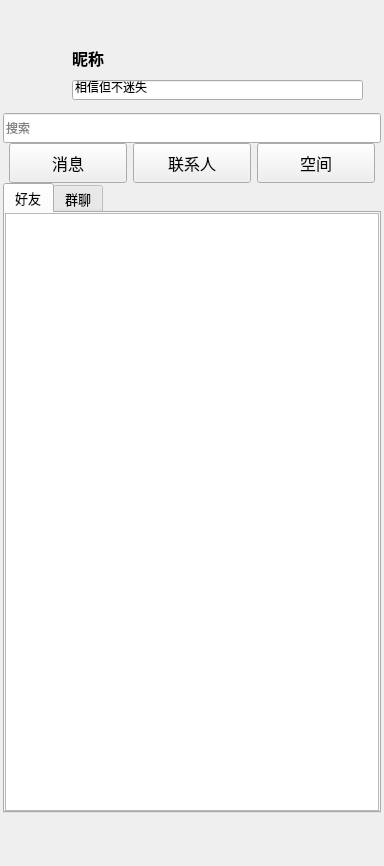
<?xml version="1.0" encoding="UTF-8"?>
<ui version="4.0">
 <class>MainWidget</class>
 <widget class="QWidget" name="MainWidget">
  <property name="geometry">
   <rect>
    <x>0</x>
    <y>0</y>
    <width>384</width>
    <height>866</height>
   </rect>
  </property>
  <property name="minimumSize">
   <size>
    <width>288</width>
    <height>588</height>
   </size>
  </property>
  <property name="maximumSize">
   <size>
    <width>605</width>
    <height>1080</height>
   </size>
  </property>
  <property name="windowTitle">
   <string>Form</string>
  </property>
  <layout class="QGridLayout" name="gridLayout_3">
   <property name="leftMargin">
    <number>3</number>
   </property>
   <property name="topMargin">
    <number>3</number>
   </property>
   <property name="rightMargin">
    <number>3</number>
   </property>
   <property name="bottomMargin">
    <number>3</number>
   </property>
   <property name="spacing">
    <number>0</number>
   </property>
   <item row="0" column="0">
    <widget class="QWidget" name="widgetMain" native="true">
     <property name="sizePolicy">
      <sizepolicy hsizetype="Preferred" vsizetype="Preferred">
       <horstretch>0</horstretch>
       <verstretch>0</verstretch>
      </sizepolicy>
     </property>
     <layout class="QGridLayout" name="gridLayout_2">
      <property name="leftMargin">
       <number>0</number>
      </property>
      <property name="topMargin">
       <number>0</number>
      </property>
      <property name="rightMargin">
       <number>0</number>
      </property>
      <property name="bottomMargin">
       <number>0</number>
      </property>
      <property name="spacing">
       <number>0</number>
      </property>
      <item row="0" column="0">
       <widget class="QWidget" name="widgetTop" native="true">
        <property name="sizePolicy">
         <sizepolicy hsizetype="Preferred" vsizetype="Fixed">
          <horstretch>0</horstretch>
          <verstretch>0</verstretch>
         </sizepolicy>
        </property>
        <property name="minimumSize">
         <size>
          <width>0</width>
          <height>140</height>
         </size>
        </property>
        <property name="maximumSize">
         <size>
          <width>16777215</width>
          <height>140</height>
         </size>
        </property>
        <property name="styleSheet">
         <string notr="true"/>
        </property>
        <layout class="QGridLayout" name="gridLayout_4">
         <property name="leftMargin">
          <number>0</number>
         </property>
         <property name="topMargin">
          <number>0</number>
         </property>
         <property name="rightMargin">
          <number>0</number>
         </property>
         <property name="bottomMargin">
          <number>0</number>
         </property>
         <property name="verticalSpacing">
          <number>0</number>
         </property>
         <item row="2" column="0">
          <widget class="QWidget" name="widgetLineEdit" native="true">
           <property name="sizePolicy">
            <sizepolicy hsizetype="Preferred" vsizetype="Fixed">
             <horstretch>0</horstretch>
             <verstretch>0</verstretch>
            </sizepolicy>
           </property>
           <property name="minimumSize">
            <size>
             <width>0</width>
             <height>30</height>
            </size>
           </property>
           <property name="maximumSize">
            <size>
             <width>16777215</width>
             <height>30</height>
            </size>
           </property>
           <layout class="QGridLayout" name="gridLayout">
            <property name="leftMargin">
             <number>0</number>
            </property>
            <property name="topMargin">
             <number>0</number>
            </property>
            <property name="rightMargin">
             <number>0</number>
            </property>
            <property name="bottomMargin">
             <number>0</number>
            </property>
            <property name="spacing">
             <number>0</number>
            </property>
            <item row="0" column="0">
             <widget class="QLineEdit" name="lineEditSearch">
              <property name="sizePolicy">
               <sizepolicy hsizetype="Expanding" vsizetype="Fixed">
                <horstretch>0</horstretch>
                <verstretch>0</verstretch>
               </sizepolicy>
              </property>
              <property name="minimumSize">
               <size>
                <width>0</width>
                <height>30</height>
               </size>
              </property>
              <property name="maximumSize">
               <size>
                <width>16777215</width>
                <height>30</height>
               </size>
              </property>
              <property name="placeholderText">
               <string>搜索</string>
              </property>
              <property name="clearButtonEnabled">
               <bool>true</bool>
              </property>
             </widget>
            </item>
           </layout>
          </widget>
         </item>
         <item row="0" column="0">
          <widget class="QWidget" name="widgetTopBar" native="true">
           <property name="minimumSize">
            <size>
             <width>0</width>
             <height>32</height>
            </size>
           </property>
           <property name="maximumSize">
            <size>
             <width>16777215</width>
             <height>32</height>
            </size>
           </property>
           <layout class="QHBoxLayout" name="horizontalLayout">
            <property name="spacing">
             <number>0</number>
            </property>
            <property name="leftMargin">
             <number>0</number>
            </property>
            <property name="topMargin">
             <number>0</number>
            </property>
            <property name="rightMargin">
             <number>0</number>
            </property>
            <property name="bottomMargin">
             <number>0</number>
            </property>
            <item>
             <spacer name="horizontalSpacer">
              <property name="orientation">
               <enum>Qt::Horizontal</enum>
              </property>
              <property name="sizeHint" stdset="0">
               <size>
                <width>311</width>
                <height>20</height>
               </size>
              </property>
             </spacer>
            </item>
            <item>
             <widget class="QToolButton" name="toolButtonSkin">
              <property name="minimumSize">
               <size>
                <width>32</width>
                <height>32</height>
               </size>
              </property>
              <property name="maximumSize">
               <size>
                <width>32</width>
                <height>32</height>
               </size>
              </property>
              <property name="toolTip">
               <string>个性装扮</string>
              </property>
              <property name="text">
               <string/>
              </property>
              <property name="icon">
               <iconset resource="res.qrc">
                <normaloff>:/main/res/main/skin.png</normaloff>:/main/res/main/skin.png</iconset>
              </property>
              <property name="autoRaise">
               <bool>true</bool>
              </property>
             </widget>
            </item>
            <item>
             <widget class="QToolButton" name="toolButtonEmail">
              <property name="minimumSize">
               <size>
                <width>32</width>
                <height>32</height>
               </size>
              </property>
              <property name="maximumSize">
               <size>
                <width>32</width>
                <height>32</height>
               </size>
              </property>
              <property name="toolTip">
               <string>MQ邮箱</string>
              </property>
              <property name="text">
               <string/>
              </property>
              <property name="icon">
               <iconset resource="res.qrc">
                <normaloff>:/main/res/main/email.png</normaloff>:/main/res/main/email.png</iconset>
              </property>
              <property name="autoRaise">
               <bool>true</bool>
              </property>
             </widget>
            </item>
            <item>
             <widget class="QToolButton" name="toolButtonAdd">
              <property name="minimumSize">
               <size>
                <width>32</width>
                <height>32</height>
               </size>
              </property>
              <property name="maximumSize">
               <size>
                <width>32</width>
                <height>32</height>
               </size>
              </property>
              <property name="toolTip">
               <string>界面管理器</string>
              </property>
              <property name="text">
               <string/>
              </property>
              <property name="icon">
               <iconset resource="res.qrc">
                <normaloff>:/main/res/main/main-add.png</normaloff>:/main/res/main/main-add.png</iconset>
              </property>
              <property name="autoRaise">
               <bool>true</bool>
              </property>
             </widget>
            </item>
            <item>
             <widget class="QToolButton" name="toolButtonMore">
              <property name="minimumSize">
               <size>
                <width>32</width>
                <height>32</height>
               </size>
              </property>
              <property name="maximumSize">
               <size>
                <width>32</width>
                <height>32</height>
               </size>
              </property>
              <property name="text">
               <string/>
              </property>
              <property name="icon">
               <iconset resource="res.qrc">
                <normaloff>:/main/res/main/main-more.png</normaloff>:/main/res/main/main-more.png</iconset>
              </property>
              <property name="autoRaise">
               <bool>true</bool>
              </property>
             </widget>
            </item>
            <item>
             <widget class="QToolButton" name="toolButtonMin">
              <property name="minimumSize">
               <size>
                <width>32</width>
                <height>32</height>
               </size>
              </property>
              <property name="maximumSize">
               <size>
                <width>32</width>
                <height>32</height>
               </size>
              </property>
              <property name="toolTip">
               <string>最小化</string>
              </property>
              <property name="text">
               <string/>
              </property>
              <property name="icon">
               <iconset resource="res.qrc">
                <normaloff>:/main/res/main/main-min.png</normaloff>:/main/res/main/main-min.png</iconset>
              </property>
              <property name="autoRaise">
               <bool>true</bool>
              </property>
             </widget>
            </item>
            <item>
             <widget class="QToolButton" name="toolButtonClose">
              <property name="minimumSize">
               <size>
                <width>32</width>
                <height>32</height>
               </size>
              </property>
              <property name="maximumSize">
               <size>
                <width>32</width>
                <height>32</height>
               </size>
              </property>
              <property name="toolTip">
               <string>关闭</string>
              </property>
              <property name="text">
               <string/>
              </property>
              <property name="icon">
               <iconset resource="res.qrc">
                <normaloff>:/main/res/main/main-close.png</normaloff>:/main/res/main/main-close.png</iconset>
              </property>
              <property name="autoRaise">
               <bool>true</bool>
              </property>
             </widget>
            </item>
           </layout>
          </widget>
         </item>
         <item row="1" column="0">
          <widget class="QWidget" name="widgetTopMain" native="true">
           <widget class="QLabel" name="labelHead">
            <property name="geometry">
             <rect>
              <x>9</x>
              <y>12</y>
              <width>54</width>
              <height>54</height>
             </rect>
            </property>
            <property name="minimumSize">
             <size>
              <width>54</width>
              <height>54</height>
             </size>
            </property>
            <property name="maximumSize">
             <size>
              <width>54</width>
              <height>54</height>
             </size>
            </property>
            <property name="text">
             <string/>
            </property>
           </widget>
           <widget class="QLabel" name="labelNickname">
            <property name="geometry">
             <rect>
              <x>69</x>
              <y>13</y>
              <width>45</width>
              <height>20</height>
             </rect>
            </property>
            <property name="sizePolicy">
             <sizepolicy hsizetype="Expanding" vsizetype="Preferred">
              <horstretch>0</horstretch>
              <verstretch>0</verstretch>
             </sizepolicy>
            </property>
            <property name="minimumSize">
             <size>
              <width>0</width>
              <height>20</height>
             </size>
            </property>
            <property name="maximumSize">
             <size>
              <width>16777215</width>
              <height>20</height>
             </size>
            </property>
            <property name="font">
             <font>
              <pointsize>12</pointsize>
              <weight>75</weight>
              <bold>true</bold>
             </font>
            </property>
            <property name="text">
             <string>昵称</string>
            </property>
           </widget>
           <widget class="QLineEdit" name="lineEditSignature">
            <property name="geometry">
             <rect>
              <x>69</x>
              <y>45</y>
              <width>291</width>
              <height>20</height>
             </rect>
            </property>
            <property name="text">
             <string>相信但不迷失</string>
            </property>
           </widget>
          </widget>
         </item>
        </layout>
       </widget>
      </item>
      <item row="1" column="0">
       <widget class="QWidget" name="widgetMiddle" native="true">
        <layout class="QGridLayout" name="gridLayout_5">
         <property name="leftMargin">
          <number>0</number>
         </property>
         <property name="topMargin">
          <number>0</number>
         </property>
         <property name="rightMargin">
          <number>0</number>
         </property>
         <property name="bottomMargin">
          <number>0</number>
         </property>
         <property name="spacing">
          <number>0</number>
         </property>
         <item row="0" column="0">
          <widget class="QWidget" name="widgetMiddleTop" native="true">
           <property name="sizePolicy">
            <sizepolicy hsizetype="Preferred" vsizetype="Fixed">
             <horstretch>0</horstretch>
             <verstretch>0</verstretch>
            </sizepolicy>
           </property>
           <property name="minimumSize">
            <size>
             <width>0</width>
             <height>40</height>
            </size>
           </property>
           <property name="maximumSize">
            <size>
             <width>16777215</width>
             <height>40</height>
            </size>
           </property>
           <layout class="QGridLayout" name="gridLayout_6">
            <property name="leftMargin">
             <number>6</number>
            </property>
            <property name="topMargin">
             <number>0</number>
            </property>
            <property name="rightMargin">
             <number>6</number>
            </property>
            <property name="bottomMargin">
             <number>0</number>
            </property>
            <property name="horizontalSpacing">
             <number>6</number>
            </property>
            <property name="verticalSpacing">
             <number>0</number>
            </property>
            <item row="0" column="0">
             <widget class="QPushButton" name="pushButtonMessage">
              <property name="minimumSize">
               <size>
                <width>0</width>
                <height>40</height>
               </size>
              </property>
              <property name="maximumSize">
               <size>
                <width>16777215</width>
                <height>40</height>
               </size>
              </property>
              <property name="font">
               <font>
                <family>微软雅黑</family>
                <pointsize>12</pointsize>
               </font>
              </property>
              <property name="text">
               <string>消息</string>
              </property>
              <property name="checkable">
               <bool>true</bool>
              </property>
              <property name="checked">
               <bool>false</bool>
              </property>
              <property name="flat">
               <bool>false</bool>
              </property>
             </widget>
            </item>
            <item row="0" column="1">
             <widget class="QPushButton" name="pushButtonLinkman">
              <property name="minimumSize">
               <size>
                <width>0</width>
                <height>40</height>
               </size>
              </property>
              <property name="maximumSize">
               <size>
                <width>16777215</width>
                <height>40</height>
               </size>
              </property>
              <property name="font">
               <font>
                <family>微软雅黑</family>
                <pointsize>12</pointsize>
               </font>
              </property>
              <property name="text">
               <string>联系人</string>
              </property>
              <property name="checkable">
               <bool>true</bool>
              </property>
              <property name="autoDefault">
               <bool>false</bool>
              </property>
              <property name="default">
               <bool>false</bool>
              </property>
             </widget>
            </item>
            <item row="0" column="2">
             <widget class="QPushButton" name="pushButtonSpace">
              <property name="minimumSize">
               <size>
                <width>0</width>
                <height>40</height>
               </size>
              </property>
              <property name="maximumSize">
               <size>
                <width>16777215</width>
                <height>40</height>
               </size>
              </property>
              <property name="font">
               <font>
                <family>微软雅黑</family>
                <pointsize>12</pointsize>
               </font>
              </property>
              <property name="text">
               <string>空间</string>
              </property>
              <property name="checkable">
               <bool>true</bool>
              </property>
             </widget>
            </item>
           </layout>
          </widget>
         </item>
         <item row="1" column="0">
          <widget class="QWidget" name="widgetMiddleBottom" native="true">
           <layout class="QGridLayout" name="gridLayout_7">
            <property name="leftMargin">
             <number>0</number>
            </property>
            <property name="topMargin">
             <number>0</number>
            </property>
            <property name="rightMargin">
             <number>0</number>
            </property>
            <property name="bottomMargin">
             <number>0</number>
            </property>
            <property name="spacing">
             <number>0</number>
            </property>
            <item row="0" column="0">
             <widget class="AnimationStackedWidget" name="stackedWidget">
              <property name="currentIndex">
               <number>1</number>
              </property>
              <widget class="QWidget" name="pageMessage">
               <layout class="QGridLayout" name="gridLayout_8">
                <property name="leftMargin">
                 <number>0</number>
                </property>
                <property name="topMargin">
                 <number>0</number>
                </property>
                <property name="rightMargin">
                 <number>0</number>
                </property>
                <property name="bottomMargin">
                 <number>0</number>
                </property>
                <property name="spacing">
                 <number>0</number>
                </property>
                <item row="0" column="0">
                 <widget class="QListWidget" name="listWidgetMessage"/>
                </item>
               </layout>
              </widget>
              <widget class="QWidget" name="pageLinkman">
               <layout class="QGridLayout" name="gridLayout_9">
                <property name="leftMargin">
                 <number>0</number>
                </property>
                <property name="topMargin">
                 <number>0</number>
                </property>
                <property name="rightMargin">
                 <number>0</number>
                </property>
                <property name="bottomMargin">
                 <number>0</number>
                </property>
                <property name="spacing">
                 <number>0</number>
                </property>
                <item row="0" column="0">
                 <widget class="QTabWidget" name="tabWidgetLinkman">
                  <property name="font">
                   <font>
                    <family>微软雅黑</family>
                    <pointsize>10</pointsize>
                   </font>
                  </property>
                  <property name="currentIndex">
                   <number>0</number>
                  </property>
                  <widget class="QWidget" name="tabFriend">
                   <attribute name="title">
                    <string>好友</string>
                   </attribute>
                   <layout class="QGridLayout" name="gridLayout_10">
                    <property name="leftMargin">
                     <number>0</number>
                    </property>
                    <property name="topMargin">
                     <number>0</number>
                    </property>
                    <property name="rightMargin">
                     <number>0</number>
                    </property>
                    <property name="bottomMargin">
                     <number>0</number>
                    </property>
                    <property name="spacing">
                     <number>0</number>
                    </property>
                    <item row="0" column="0">
                     <widget class="QTreeWidget" name="treeWidgetFriend">
                      <attribute name="headerVisible">
                       <bool>false</bool>
                      </attribute>
                      <column>
                       <property name="text">
                        <string notr="true">1</string>
                       </property>
                      </column>
                     </widget>
                    </item>
                   </layout>
                  </widget>
                  <widget class="QWidget" name="tabGroup">
                   <attribute name="title">
                    <string>群聊</string>
                   </attribute>
                   <layout class="QGridLayout" name="gridLayout_11">
                    <property name="leftMargin">
                     <number>0</number>
                    </property>
                    <property name="topMargin">
                     <number>0</number>
                    </property>
                    <property name="rightMargin">
                     <number>0</number>
                    </property>
                    <property name="bottomMargin">
                     <number>0</number>
                    </property>
                    <property name="spacing">
                     <number>0</number>
                    </property>
                    <item row="0" column="0">
                     <widget class="QTreeWidget" name="treeWidgetGroup">
                      <attribute name="headerVisible">
                       <bool>false</bool>
                      </attribute>
                      <column>
                       <property name="text">
                        <string notr="true">1</string>
                       </property>
                      </column>
                     </widget>
                    </item>
                   </layout>
                  </widget>
                 </widget>
                </item>
               </layout>
              </widget>
              <widget class="QWidget" name="pageSpace"/>
             </widget>
            </item>
           </layout>
          </widget>
         </item>
        </layout>
       </widget>
      </item>
      <item row="2" column="0">
       <widget class="QWidget" name="widgetBottom" native="true">
        <property name="sizePolicy">
         <sizepolicy hsizetype="Preferred" vsizetype="Fixed">
          <horstretch>0</horstretch>
          <verstretch>0</verstretch>
         </sizepolicy>
        </property>
        <property name="minimumSize">
         <size>
          <width>0</width>
          <height>50</height>
         </size>
        </property>
        <property name="maximumSize">
         <size>
          <width>16777215</width>
          <height>50</height>
         </size>
        </property>
        <layout class="QGridLayout" name="gridLayout_12">
         <property name="topMargin">
          <number>0</number>
         </property>
         <property name="bottomMargin">
          <number>0</number>
         </property>
         <property name="spacing">
          <number>0</number>
         </property>
         <item row="0" column="0">
          <widget class="QToolButton" name="toolButtonMenu">
           <property name="minimumSize">
            <size>
             <width>40</width>
             <height>50</height>
            </size>
           </property>
           <property name="maximumSize">
            <size>
             <width>40</width>
             <height>50</height>
            </size>
           </property>
           <property name="toolTip">
            <string>主菜单</string>
           </property>
           <property name="text">
            <string/>
           </property>
           <property name="icon">
            <iconset resource="res.qrc">
             <normaloff>:/main/res/main/menu.png</normaloff>:/main/res/main/menu.png</iconset>
           </property>
           <property name="iconSize">
            <size>
             <width>23</width>
             <height>23</height>
            </size>
           </property>
           <property name="autoRaise">
            <bool>true</bool>
           </property>
          </widget>
         </item>
         <item row="0" column="1">
          <widget class="QToolButton" name="toolButtonAddFriend">
           <property name="minimumSize">
            <size>
             <width>40</width>
             <height>50</height>
            </size>
           </property>
           <property name="maximumSize">
            <size>
             <width>40</width>
             <height>50</height>
            </size>
           </property>
           <property name="toolTip">
            <string>添加好友/群</string>
           </property>
           <property name="text">
            <string/>
           </property>
           <property name="icon">
            <iconset resource="res.qrc">
             <normaloff>:/main/res/main/add-friend.png</normaloff>:/main/res/main/add-friend.png</iconset>
           </property>
           <property name="iconSize">
            <size>
             <width>22</width>
             <height>22</height>
            </size>
           </property>
           <property name="autoRaise">
            <bool>true</bool>
           </property>
          </widget>
         </item>
         <item row="0" column="2">
          <spacer name="horizontalSpacer_2">
           <property name="orientation">
            <enum>Qt::Horizontal</enum>
           </property>
           <property name="sizeHint" stdset="0">
            <size>
             <width>197</width>
             <height>20</height>
            </size>
           </property>
          </spacer>
         </item>
         <item row="0" column="3">
          <widget class="QToolButton" name="toolButtonMusic">
           <property name="minimumSize">
            <size>
             <width>40</width>
             <height>50</height>
            </size>
           </property>
           <property name="maximumSize">
            <size>
             <width>40</width>
             <height>50</height>
            </size>
           </property>
           <property name="toolTip">
            <string>MQ音乐</string>
           </property>
           <property name="text">
            <string/>
           </property>
           <property name="icon">
            <iconset resource="res.qrc">
             <normaloff>:/main/res/main/music.png</normaloff>:/main/res/main/music.png</iconset>
           </property>
           <property name="iconSize">
            <size>
             <width>30</width>
             <height>30</height>
            </size>
           </property>
           <property name="autoRaise">
            <bool>true</bool>
           </property>
          </widget>
         </item>
         <item row="0" column="4">
          <widget class="QToolButton" name="toolButtonApply">
           <property name="minimumSize">
            <size>
             <width>40</width>
             <height>50</height>
            </size>
           </property>
           <property name="maximumSize">
            <size>
             <width>40</width>
             <height>50</height>
            </size>
           </property>
           <property name="toolTip">
            <string>应用管理器</string>
           </property>
           <property name="text">
            <string/>
           </property>
           <property name="icon">
            <iconset resource="res.qrc">
             <normaloff>:/main/res/main/apply.png</normaloff>:/main/res/main/apply.png</iconset>
           </property>
           <property name="iconSize">
            <size>
             <width>30</width>
             <height>30</height>
            </size>
           </property>
           <property name="autoRaise">
            <bool>true</bool>
           </property>
          </widget>
         </item>
        </layout>
       </widget>
      </item>
     </layout>
    </widget>
   </item>
  </layout>
 </widget>
 <customwidgets>
  <customwidget>
   <class>AnimationStackedWidget</class>
   <extends>QStackedWidget</extends>
   <header>AnimationStackedWidget.h</header>
   <container>1</container>
  </customwidget>
 </customwidgets>
 <resources>
  <include location="res.qrc"/>
 </resources>
 <connections/>
</ui>
